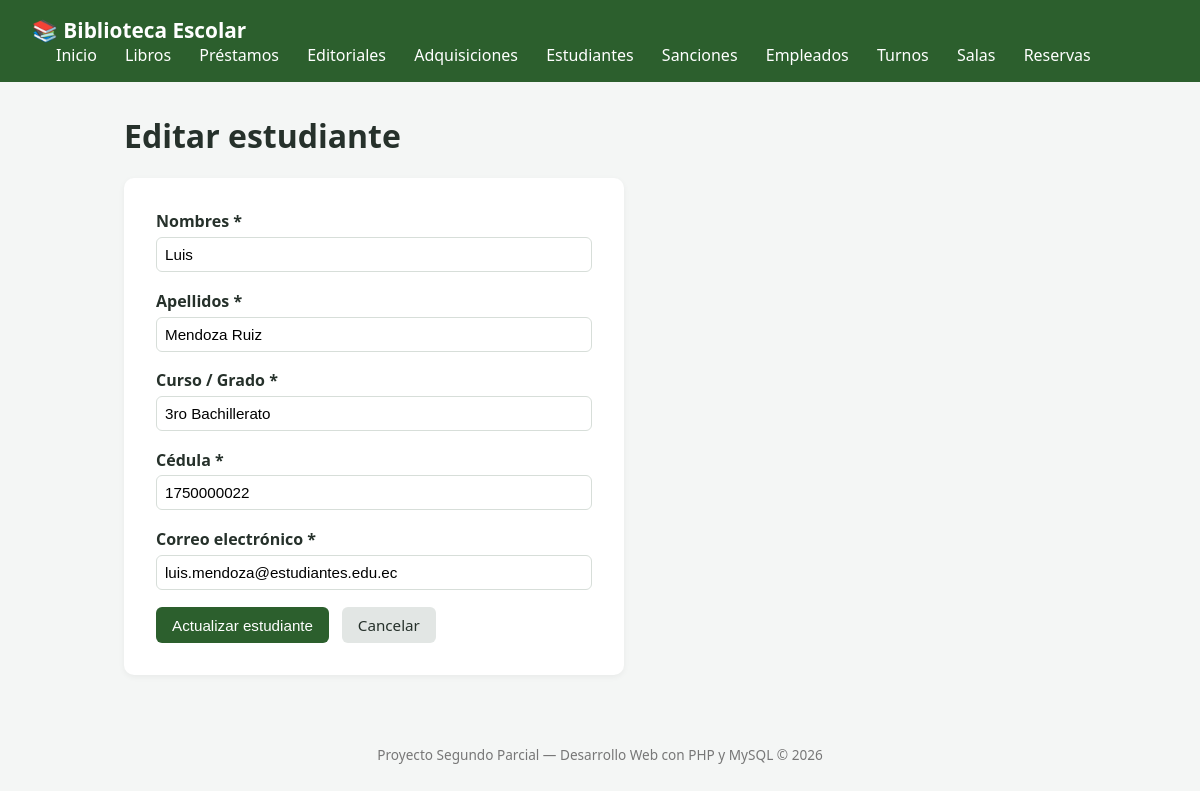
Screenshot of /index.php?route=estudiantes/edit&id=2 with the database file from the repository.
### tables this page shows
CREATE TABLE IF NOT EXISTS estudiantes (
    id INT AUTO_INCREMENT PRIMARY KEY,
    nombres VARCHAR(100) NOT NULL,
    apellidos VARCHAR(100) NOT NULL,
    curso_grado VARCHAR(50) NOT NULL,
    cedula VARCHAR(15) NOT NULL UNIQUE,
    email VARCHAR(150) NOT NULL,
    creado_en TIMESTAMP DEFAULT CURRENT_TIMESTAMP
);

### app/controllers/estudianteController.php (called while the page is built, shortened)
<?php
require_once __DIR__ . '/../models/estudiante.php';
class EstudianteController
{
    public function editar(int $id): void
    {
        $datos = $this->buscarPorId($id);
        require __DIR__ . '/../views/estudiantes/edit.php';
    }
    private function buscarPorId(int $id): ?array
    {
        $resultados = estudiante::busqueda($id, '', '');
        foreach ($resultados as $fila) {
            if ((int) $fila['id'] === $id) {
                return $fila;
            }
        }
        return null;
    }
}

### app/models/estudiante.php (called while the page is built, shortened)
<?php
class estudiante{
    public static function busqueda($id, $nombres, $apellidos)
    {
        $conn = Conexion::conectar();
        $bd_id = (int)$id;
        $bd_nombres = $conn->real_escape_string($nombres);
        $bd_apellidos = $conn->real_escape_string($apellidos);
        $sql = "SELECT id, nombres, apellidos, curso_grado, cedula, email
                FROM estudiantes
                WHERE id = '$bd_id' OR nombres = '$bd_nombres' OR apellidos = '$bd_apellidos'
                LIMIT 5";
        $res = $conn->query($sql);
        $estudiantes = [];
        while ($fila = $res->fetch_assoc()) {
            $estudiantes[] = $fila;
        }
        return $estudiantes;
    }
}
?>

### app/views/estudiantes/edit.php (the view, shortened to what this page needs)
<?php require __DIR__ . '/../header.php'; ?>
<h1>Editar estudiante</h1>
<form action="index.php?route=estudiantes/update&id=<?= $datos['id'] ?>" method="POST" class="formulario" novalidate id="form-estudiante">
    <div class="campo">
        <label for="nombres">Nombres *</label>
        <input type="text" id="nombres" name="nombres" required maxlength="100"
               value="<?= htmlspecialchars($datos['nombres'] ?? '') ?>">
    </div>
    <div class="campo">
        <label for="apellidos">Apellidos *</label>
        <input type="text" id="apellidos" name="apellidos" required maxlength="100"
               value="<?= htmlspecialchars($datos['apellidos'] ?? '') ?>">
    </div>
    <div class="campo">
        <label for="curso_grado">Curso / Grado *</label>
        <input type="text" id="curso_grado" name="curso_grado" required maxlength="50"
               value="<?= htmlspecialchars($datos['curso_grado'] ?? '') ?>">
    </div>
    <div class="campo">
        <label for="cedula">Cédula *</label>
        <input type="text" id="cedula" name="cedula" required maxlength="15"
               value="<?= htmlspecialchars($datos['cedula'] ?? '') ?>">
    </div>
    <div class="campo">
        <label for="email">Correo electrónico *</label>
        <input type="email" id="email" name="email" required maxlength="150"
               value="<?= htmlspecialchars($datos['email'] ?? '') ?>">
    </div>
    <div class="acciones-form">
        <button type="submit" class="btn btn-primary">Actualizar estudiante</button>
        <a href="index.php?route=estudiantes" class="btn">Cancelar</a>
    </div>
</form>
<?php require __DIR__ . '/../footer.php'; ?>

### public/css/style.css (style rules this page uses)
:root { --color-primario: #2c5f2d; --color-primario-oscuro: #1e4220; --color-fondo: #f4f6f5; --color-texto: #26312b; --color-borde: #d7ded9; --color-error: #c0392b; --color-exito: #27924b; --color-advertencia: #b8860b; }
* { box-sizing: border-box; }
body { margin: 0; font-family: 'Segoe UI', Arial, sans-serif; background-color: var(--color-fondo); color: var(--color-texto); }
.btn { display: inline-block; padding: 0.5rem 1rem; border-radius: 6px; text-decoration: none; background: #e2e6e4; color: var(--color-texto); border: none; cursor: pointer; font-size: 0.95rem; }
.btn-primary { background-color: var(--color-primario); color: white; }
.formulario { background: white; padding: 2rem; border-radius: 10px; max-width: 500px; box-shadow: 0 2px 6px rgba(0,0,0,0.05); }
.campo { margin-bottom: 1.1rem; display: flex; flex-direction: column; }
.campo label { font-weight: 600; margin-bottom: 0.3rem; }
.campo input, .campo select { padding: 0.5rem; border: 1px solid var(--color-borde); border-radius: 6px; font-size: 0.95rem; }
.acciones-form { display: flex; gap: 0.8rem; margin-top: 1rem; }

### rows the page displays
estudiantes: nombres "Luis", apellidos "Mendoza Ruiz", curso_grado "3ro Bachillerato", cedula "1750000022", email "luis.mendoza@estudiantes.edu.ec"
